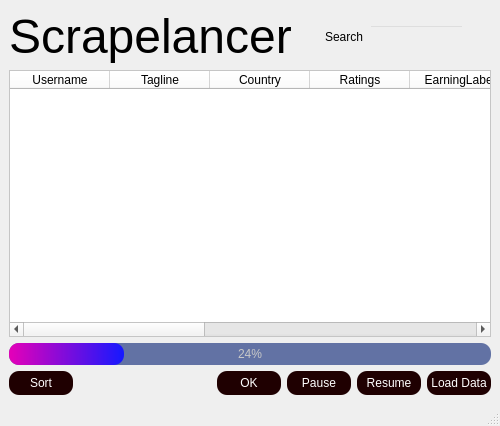
<?xml version="1.0" encoding="UTF-8"?>
<ui version="4.0">
 <class>MainWindow</class>
 <widget class="QMainWindow" name="MainWindow">
  <property name="geometry">
   <rect>
    <x>0</x>
    <y>0</y>
    <width>500</width>
    <height>426</height>
   </rect>
  </property>
  <property name="windowTitle">
   <string>MainWindow</string>
  </property>
  <property name="styleSheet">
   <string notr="true"/>
  </property>
  <widget class="QWidget" name="centralwidget">
   <property name="styleSheet">
    <string notr="true">QWidget{
	background-color: qlineargradient(spread:pad, x1:0, y1:0, x2:1, y2:1, stop:0 rgba(185, 38, 38, 	255), stop:0.502778 rgba(118, 61, 93, 255), stop:0.827778 rgba(87, 46, 43, 255));
}


.QLabel{

	background-color: transparent;

}

.QPushButton{

	background-color: rgb(31, 0, 1);
	border-radius: 1px;

	color: rgb(255, 255, 255);
	width : 60px;
	height: 20px;
	border-radius: 10px;
	border: none;
	padding: 2px;
	
}
</string>
   </property>
   <layout class="QVBoxLayout" name="verticalLayout">
    <item>
     <layout class="QHBoxLayout" name="horizontalLayout_2">
      <item>
       <widget class="QLabel" name="label">
        <property name="enabled">
         <bool>true</bool>
        </property>
        <property name="font">
         <font>
          <pointsize>36</pointsize>
         </font>
        </property>
        <property name="styleSheet">
         <string notr="true"/>
        </property>
        <property name="text">
         <string>Scrapelancer</string>
        </property>
       </widget>
      </item>
      <item>
       <spacer name="horizontalSpacer_2">
        <property name="orientation">
         <enum>Qt::Horizontal</enum>
        </property>
        <property name="sizeHint" stdset="0">
         <size>
          <width>40</width>
          <height>20</height>
         </size>
        </property>
       </spacer>
      </item>
      <item>
       <widget class="QLabel" name="label_2">
        <property name="text">
         <string>Search</string>
        </property>
       </widget>
      </item>
      <item>
       <widget class="QLineEdit" name="lineEdit">
        <property name="mouseTracking">
         <bool>false</bool>
        </property>
        <property name="styleSheet">
         <string notr="true">color: rgb(255, 255, 255);
background-color: transparent;</string>
        </property>
        <property name="text">
         <string/>
        </property>
       </widget>
      </item>
      <item>
       <spacer name="horizontalSpacer_3">
        <property name="orientation">
         <enum>Qt::Horizontal</enum>
        </property>
        <property name="sizeHint" stdset="0">
         <size>
          <width>40</width>
          <height>20</height>
         </size>
        </property>
       </spacer>
      </item>
     </layout>
    </item>
    <item>
     <widget class="QTableWidget" name="tableWidget">
      <property name="enabled">
       <bool>true</bool>
      </property>
      <property name="styleSheet">
       <string notr="true">background-color: rgb(255, 255, 255);</string>
      </property>
      <property name="autoScroll">
       <bool>false</bool>
      </property>
      <property name="sortingEnabled">
       <bool>false</bool>
      </property>
      <property name="cornerButtonEnabled">
       <bool>false</bool>
      </property>
      <attribute name="horizontalHeaderHighlightSections">
       <bool>false</bool>
      </attribute>
      <attribute name="verticalHeaderVisible">
       <bool>true</bool>
      </attribute>
      <attribute name="verticalHeaderHighlightSections">
       <bool>false</bool>
      </attribute>
      <column>
       <property name="text">
        <string>Username</string>
       </property>
      </column>
      <column>
       <property name="text">
        <string>Tagline</string>
       </property>
      </column>
      <column>
       <property name="text">
        <string>Country</string>
       </property>
      </column>
      <column>
       <property name="text">
        <string>Ratings</string>
       </property>
      </column>
      <column>
       <property name="text">
        <string>EarningLabel</string>
       </property>
      </column>
      <column>
       <property name="text">
        <string>Reviews</string>
       </property>
      </column>
      <column>
       <property name="text">
        <string>Rate</string>
       </property>
      </column>
      <column>
       <property name="text">
        <string>description</string>
       </property>
      </column>
      <column>
       <property name="text">
        <string>skills</string>
       </property>
      </column>
      <column>
       <property name="text">
        <string>imgSrc</string>
       </property>
      </column>
     </widget>
    </item>
    <item>
     <widget class="QProgressBar" name="progressBar">
      <property name="enabled">
       <bool>true</bool>
      </property>
      <property name="styleSheet">
       <string notr="true">QProgressBar{
            background-color: rgb(98,114,164);
            color: rgb(200, 200, 200);
            border-style: none;
            border-radius: 10px;
           text-align: center;
           
}

QProgressBar::chunk{	
            background-color: qlineargradient(spread:pad, x1:0, y1:0, x2:1, y2:0, stop:0.0170455 rgba(226, 0, 185, 255), stop:1 rgba(21, 25, 255, 255));
            border-radius: 10px;
            
}</string>
      </property>
      <property name="value">
       <number>24</number>
      </property>
     </widget>
    </item>
    <item>
     <layout class="QHBoxLayout" name="horizontalLayout">
      <item>
       <widget class="QPushButton" name="pushButton_3">
        <property name="text">
         <string>Sort</string>
        </property>
       </widget>
      </item>
      <item>
       <spacer name="horizontalSpacer">
        <property name="enabled">
         <bool>true</bool>
        </property>
        <property name="orientation">
         <enum>Qt::Horizontal</enum>
        </property>
        <property name="sizeHint" stdset="0">
         <size>
          <width>40</width>
          <height>20</height>
         </size>
        </property>
       </spacer>
      </item>
      <item>
       <widget class="QPushButton" name="pushButton_2">
        <property name="enabled">
         <bool>true</bool>
        </property>
        <property name="text">
         <string>OK</string>
        </property>
       </widget>
      </item>
      <item>
       <widget class="QPushButton" name="pushButton_4">
        <property name="text">
         <string>Pause</string>
        </property>
       </widget>
      </item>
      <item>
       <widget class="QPushButton" name="pushButton_5">
        <property name="text">
         <string>Resume</string>
        </property>
       </widget>
      </item>
      <item>
       <widget class="QPushButton" name="pushButton">
        <property name="enabled">
         <bool>true</bool>
        </property>
        <property name="text">
         <string>Load Data</string>
        </property>
       </widget>
      </item>
     </layout>
    </item>
   </layout>
  </widget>
  <widget class="QMenuBar" name="menubar">
   <property name="geometry">
    <rect>
     <x>0</x>
     <y>0</y>
     <width>500</width>
     <height>21</height>
    </rect>
   </property>
  </widget>
  <widget class="QStatusBar" name="statusbar"/>
 </widget>
 <tabstops>
  <tabstop>tableWidget</tabstop>
  <tabstop>lineEdit</tabstop>
  <tabstop>pushButton_3</tabstop>
  <tabstop>pushButton_2</tabstop>
  <tabstop>pushButton_4</tabstop>
  <tabstop>pushButton_5</tabstop>
  <tabstop>pushButton</tabstop>
 </tabstops>
 <resources/>
 <connections/>
</ui>
